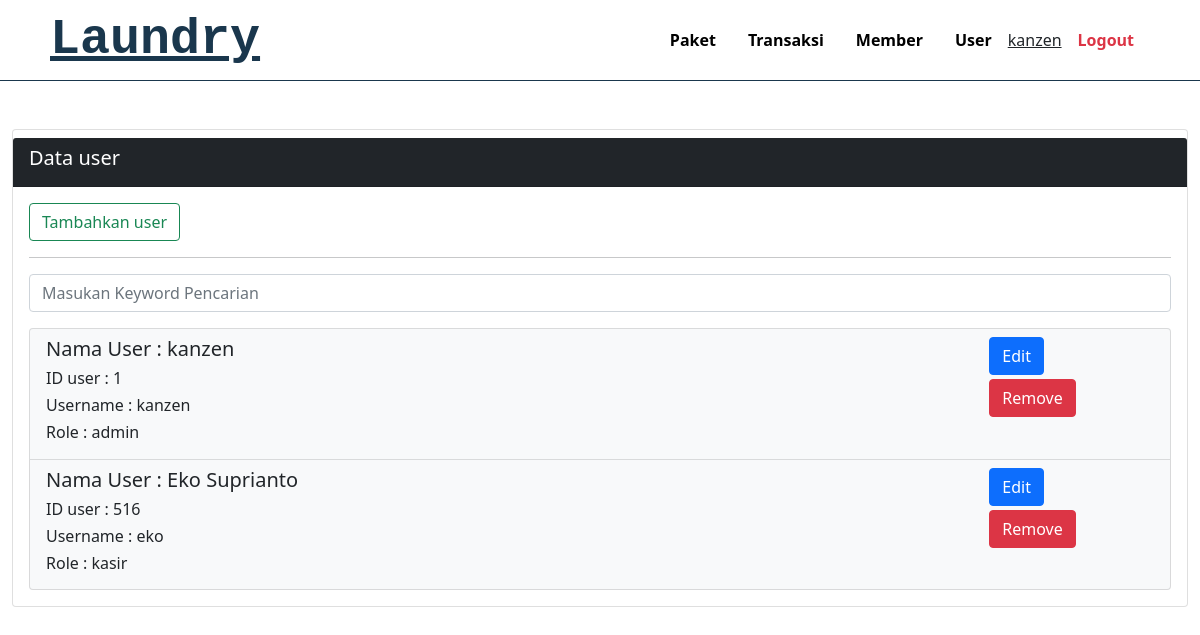
Screenshot of /list-user.php (signed in) with the database file from the repository.
### tables this page shows
CREATE TABLE `user` (
  `id_user` int(11) NOT NULL,
  `nama_user` varchar(100) NOT NULL,
  `username` varchar(30) NOT NULL,
  `password` text NOT NULL,
  `role` enum('admin','kasir') NOT NULL
);

### list-user.php (the view, shortened to what this page needs)
<?php
include "navbar.php";
?>
<!DOCTYPE html>
<html lang="en">
<head>
    <link rel="stylesheet" href="css/bootstrap.min.css">
</head>
<body>
    <div class="container-fluid mt-5">
        <div class="card">
            <div class="card-header bg-dark mt-2">
                <h5 class="text-white">Data user</h5>
            </div>
            <div class="card-body">
                <a href="form-user.php">
                    <button class="btn btn-outline-success btn-block">
                        Tambahkan user
                    </button>
                </a>
                <hr>
                <form action="list-user.php" method="get">
                    <input type="text" name="search"
                    class="form-control mb-3"
                    placeholder="Masukan Keyword Pencarian"
                    required>
                </form>
                <ul class="list-group">
                    <?php
                    include("connection.php");
                    if (isset($_GET["search"])) {
                        $search = $_GET["search"];
                        $sql = "select * from user
                        where id_user like '%$search%'
                        or nama_user like '%$search%'
                        or username like '%$username%'
                        or role like '%$search%'";
                    } else {
                        $sql = "select * from user";
                    }
                    $query = mysqli_query($connect, $sql);
                    while($user = mysqli_fetch_array($query)){ ?>
                        <li class="list-group-item bg-light">
                        <div class="row">
                            <div class="col-lg-10 col-md-10">
                                <h5>Nama User : <?php echo $user["nama_user"];?></h5>
                                <h6>ID user : <?php echo $user["id_user"];?></h6>
                                <h6>Username : <?php echo $user["username"]?></h6>
                                <h6>Role : <?php echo $user["role"];?></h6>
                            </div>
                            <div class="col-lg-2 col-md-2">
                                <a href="form-user.php?id_user=<?=$user["id_user"]?>">
                                    <button class="btn btn-block btn-primary mb-1">
                                        Edit
                                    </button>
                                </a>
                                <br/>
                                <a href="process-user.php?id_user=<?=$user["id_user"]?>">
                                    <button class="btn btn-block btn-danger md-2"
                                    onclick="return confirm('Apakah anda yakin?')">
                                        Remove
                                    </button>
                                </a>
                            </div>
                        </div>
                        </li>
                    <?php
                    }
                    ?>
                </ul>
            </div>
        </div>
    </div>
</body>
</html>

### style-navigasi.css (style rules this page uses)
* { text-decoration: none; margin: 0px; padding: 0px; }
body { margin: 0px; padding: 0px; font-family: 'Open Sans',sans-serif; }

### rows the page displays
user: nama_user "kanzen", id_user "1", username "kanzen", role "admin"
user: nama_user "Eko Suprianto", id_user "516", username "eko", role "kasir"

### other values shown
$_SESSION["user"]["username"] "kanzen"
